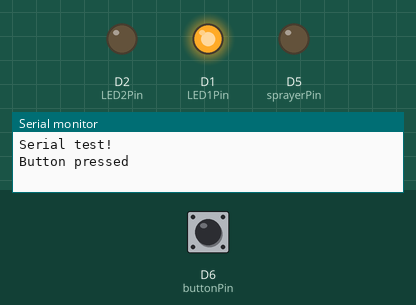
Bench run of a sketch on a simulated ESP8266 (NodeMCU). Shown: output pins drawn as LEDs (lit = HIGH), the last lines printed to the serial monitor. The test bench sets the inputs (shaded band); at power-on: D6 (buttonPin) HIGH.

Above: at 2.2 s.
2.3 s: D6 (buttonPin) pulled LOW for 0.15 s
At 3.0 s:
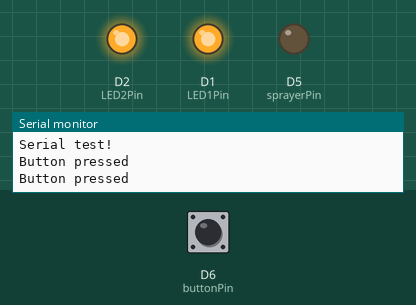
4.0 s: D6 (buttonPin) pulled LOW for 1 s
At 5.6 s:
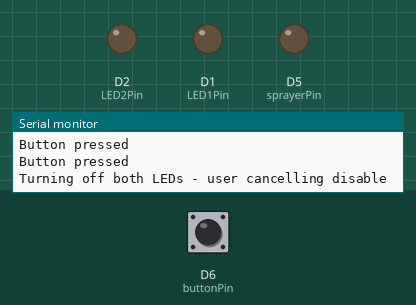
6.5 s: D6 (buttonPin) pulled LOW for 3.2 s
At 11.0 s:
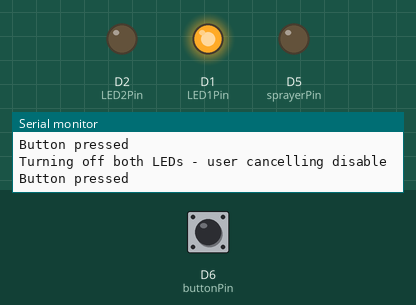
Timing chart, 0 to 12.5 s (numbered marks = the images above; inputs shaded):
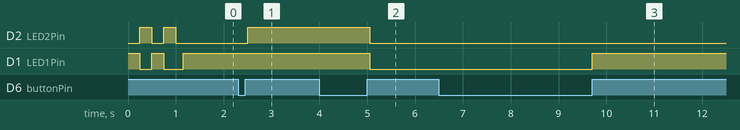

The sketch:

io_cat_sprayer_wifi.ino
```cpp
/* TODO
 *
 *  Code:
 *  - Connect to wifi, to adafruit (see example sketch code) and test
 *
 *
 *
 *
 *
 *  Notes:
 *
 *
 */

#include <ESP8266WiFi.h>
#include "Adafruit_MQTT.h"
#include "Adafruit_MQTT_Client.h"

#define DEBUG 1

const uint8_t pirPin = D7;
const uint8_t sprayerPin = D5;
const uint8_t LED1Pin = D1;
const uint8_t LED2Pin = D2;
const uint8_t buttonPin = D6;
const uint8_t enabledLEDPin = LED_BUILTIN;

struct led_type {
  uint8_t pin;
  bool state;
};

led_type LED[2];


const int sprayDuration = 250;   // in milliseconds
const int buttonBounceDelay = 150; //in milliseconds

volatile bool button_pressed;
//volatile bool pir_triggered;
int LEDOnCount;

bool buttonLock = false;
//int remainingDisabledIterations;
//bool secondInterval;
//bool okToIdle;
//unsigned long int lastButtonPress;

// Adafruit IO credentials:
#define AIO_SERVER      "io.adafruit.com"
#define AIO_SERVERPORT  1883                   // use 8883 for SSL
#define AIO_USERNAME    "ma7801"
#define AIO_KEY         "98bc56ceffa54facb2458d5e4f27aae1"

// Wifi info
#define WLAN_SSID       "Pilsa_EXT"
#define WLAN_PASS       "MJLLAnder$729"

// Connection objects setup
WiFiClient client;
Adafruit_MQTT_Client mqtt(&client, AIO_SERVER, AIO_SERVERPORT, AIO_USERNAME, AIO_KEY);

// Feed objects
Adafruit_MQTT_Publish logFeed = Adafruit_MQTT_Publish(&mqtt, AIO_USERNAME "/feeds/cat-sprayer-log");
Adafruit_MQTT_Publish sprayButtonFeed = Adafruit_MQTT_Publish(&mqtt, AIO_USERNAME "/feeds/cat-sprayer-spray-button");
Adafruit_MQTT_Publish LEDButtonFeed = Adafruit_MQTT_Publish(&mqtt, AIO_USERNAME "/feeds/cat-sprayer-led-button");   // for testing


void blinkLED(byte LEDnum, int duration) {
  digitalWrite(LED[LEDnum - 1].pin, HIGH);
  delay(duration);
  digitalWrite(LED[LEDnum - 1].pin, LOW);
}

void onLED(byte LEDnum) {
  digitalWrite(LED[LEDnum - 1].pin, HIGH);
}

void offLED(byte LEDnum) {
  digitalWrite(LED[LEDnum - 1].pin, LOW);
}


void setup() {
  #ifdef DEBUG
  Serial.begin(115200);
  #endif

  LED[0] = {LED1Pin, false};
  LED[1] = {LED2Pin, false};

  // Set up pins that aren't inputs
  pinMode(sprayerPin, OUTPUT);
  pinMode(LED[0].pin, OUTPUT);
  pinMode(LED[1].pin, OUTPUT);
  //pinMode(buttonPin, INPUT);

  // blink external LEDs to indicate power on
  for (byte i = 0; i < 2; i++) {
    blinkLED(1, 250);
    blinkLED(2, 250);
  }

  Serial.println("Serial test!");

  // Initialize flags, etc.
  //pir_triggered = false;
  LEDOnCount = 0;
  //button_pressed = false;
  //secondInterval = false;
  //okToIdle = false;
  //lastButtonPress = millis();

  // Start off disabled for 2 iterations ~= 16 seconds
  //remainingDisabledIterations = 2;

  // Initialize pin states
  digitalWrite(pirPin, LOW);   //per HC-SR505 datasheet
  digitalWrite(sprayerPin, LOW);
  digitalWrite(LED[0].pin, LOW);
  digitalWrite(LED[1].pin, LOW);
  digitalWrite(buttonPin, LOW);
  //digitalWrite(enabledLEDPin, LOW);
}

void buttonHandler() {

  // Button handler

  // If the button has been released, release the "lock" on the button
  if (digitalRead(buttonPin) == LOW) {
    buttonLock = false;
  }

  delay(buttonBounceDelay);
  if (digitalRead(buttonPin) == HIGH && buttonLock == false) {

    #ifdef DEBUG
    Serial.println("Button pressed");
    #endif

    // Put a the button in a "lock" state so that this code doesn't get run again during the same button press
    buttonLock = true;

    // Prevent idle state
    //okToIdle = false;

    // Case 0: No LEDs lit
    if (LEDOnCount == 0) {
      // Turn on LED1
      onLED(1);

      LEDOnCount = 1;

      // Set "remainingDisabledIterations" to the disabledIterationsInteveral (acts as a flag and a counter)
      //remainingDisabledIterations = disabledIterationInterval;

    }

    // Case 1: Only LED1 is lit; restart disabled mode with double the iteration length:
    else if (LEDOnCount == 1) {
      // Turn on LED2
      onLED(2);

      // Now 2 LEDs are on
      LEDOnCount = 2;

      //secondInterval = true;

      // Reset the iterations amount
      //remainingDisabledIterations = disabledIterationInterval;

    }
    else if (LEDOnCount == 2) {

      #ifdef DEBUG
      Serial.println("Turning off both LEDs - user cancelling disable");
      #endif

      //Turn off both LEDs
      offLED(1);
      offLED(2);

      // Reset flags / counters
      LEDOnCount = 0;
      //remainingDisabledIterations = 1;  // The "1" is for a delay after coming out of disabled mode
      //secondInterval = false;
    }
  }

}


void loop() {

  buttonHandler();

  // If disabled
  /*
  if(remainingDisabledIterations > 0) {

    #ifdef DEBUG
    Serial.println("Sleeping for 8 seconds...");
    delay(SERIAL_DELAY);
    #endif

    //Delay to improve button operation
    delay(buttonDelay);

    LowPower.powerDown(SLEEP_8S, ADC_OFF, BOD_OFF);

    #ifdef DEBUG
    Serial.println("Waking up!");
    delay(SERIAL_DELAY);
    #endif

    remainingDisabledIterations--;

    // If last iteration elapsed:
    if(remainingDisabledIterations == 0) {
      // If there is a second disable interval (i.e. user hit button twice)
      if(secondInterval) {
        secondInterval = false;

        // Turn off LED2
        digitalWrite(LED2Pin, LOW);

        // Indicate that only one LED is on now
        LEDOnCount = 1;

        // Reset the iteration count to disabledIterationsInterval
        remainingDisabledIterations = disabledIterationInterval;

      }

      // Otherwise, disabled period totally elapsed
      else {
        // Turn off LED1
        digitalWrite(LED1Pin, LOW);

        // Indicate now LEDs on
        LEDOnCount = 0;

        // Set Ok to power down flag
        okToIdle = true;
      }
    }
  }
*/


/*
  // If motion detected
  if(pir_triggered) {

    // Reset flag
    pir_triggered = false;

    // Check if in disabled state; if so, don't spray, just repeat the loop()
    if (remainingDisabledIterations > 0) return;

    // Activate sprayer
    digitalWrite(sprayerPin, HIGH);

    #ifdef DEBUG
    Serial.println("Spray!");
    #endif

    #ifdef DEBUG
    digitalWrite(13, HIGH);
    #endif

    delay(sprayDuration);

    #ifdef DEBUG
    digitalWrite(13, LOW);
    #endif

    digitalWrite(sprayerPin, LOW);
  }

  // Enter a low power idle until interrupt activated
  if(okToIdle) {
    #ifdef DEBUG
    Serial.print("button_pressed=");
    Serial.println(button_pressed);
    Serial.print("millis()=");
    Serial.println(millis());
    Serial.println("Going to idle state...");
    delay(SERIAL_DELAY);
    #endif

    // Delay to improve button operation
    delay(350);

    LowPower.powerDown(SLEEP_FOREVER, ADC_OFF, BOD_OFF);

    #ifdef DEBUG
    Serial.println("Coming out of idle state...");
    Serial.print("button_pressed=");
    Serial.println(button_pressed);
    Serial.print("millis()=");
    Serial.println(millis());
    delay(SERIAL_DELAY);
    #endif
  }

  */
}

/*
void pirOnISR() {
  #ifdef DEBUG
  Serial.println("PIR trigger!");
  delay(SERIAL_DELAY);
  #endif

  pir_triggered = true;

  // Bug fix for button somehow getting triggered when either PIR is triggered or spray occurs:
  delay(350);
  button_pressed = false;
}

*/
```

Measured:
- after the input at 2.3 s, D2 (LED2Pin): LOW → HIGH after 0.20 s
- after the input at 4.0 s, D2 (LED2Pin), D1 (LED1Pin): HIGH → LOW after 1.1 s
- after the input at 6.5 s, D1 (LED1Pin): LOW → HIGH after 3.2 s
